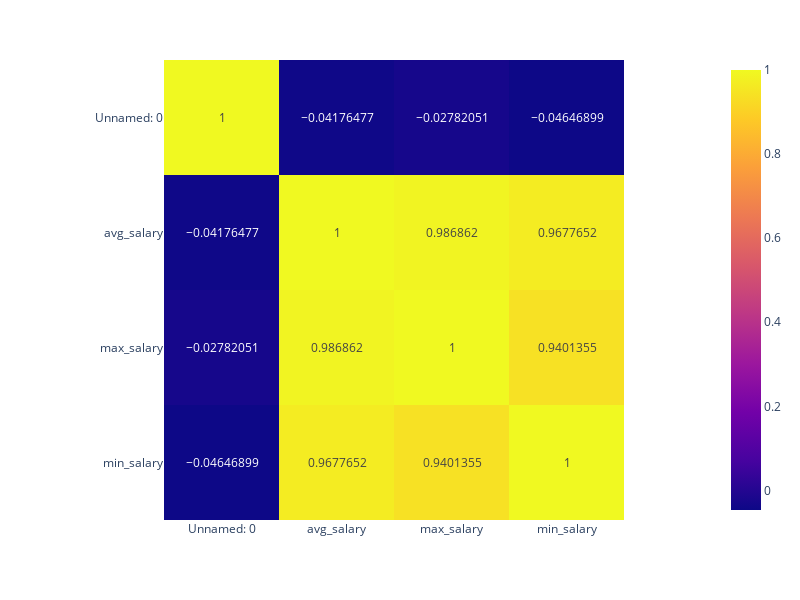

Here is the notebook cell this chart was saved with:
### Code cell
# display correlation heatmaps for the numerical columns
numerical_columns = salary_df.select_dtypes(include=['int64', 'float64']).columns

# exclude the boolean columns
numerical_columns = numerical_columns.difference(boolean_columns)

correlation_matrix = salary_df[numerical_columns].corr()

fig = px.imshow(correlation_matrix, text_auto=True, width=800, height=600)
fig.show()

# using matplotlib
# plt.figure(figsize=(12, 8))
# sns.heatmap(correlation_matrix)
# plt.show()

### Figure 1 — Plotly figure (JSON) as saved in the notebook; plotly's stock layout.template omitted (floating-point values rounded to 4 significant figures)
{"data": [{"coloraxis": "coloraxis", "hovertemplate": "x: %{x}<br>y: %{y}<br>color: %{z}<extra></extra>", "name": "0", "texttemplate": "%{z}", "type": "heatmap", "x": ["Unnamed: 0", "avg_salary", "max_salary", "min_salary"], "xaxis": "x", "y": ["Unnamed: 0", "avg_salary", "max_salary", "min_salary"], "yaxis": "y", "z": [[1, -0.04176, -0.02782, -0.04647], [-0.04176, 1, 0.9869, 0.9678], [-0.02782, 0.9869, 1, 0.9401], [-0.04647, 0.9678, 0.9401, 1]]}], "layout": {"coloraxis": {"colorscale": [[0, "#0d0887"], [0.1111, "#46039f"], [0.2222, "#7201a8"], [0.3333, "#9c179e"], [0.4444, "#bd3786"], [0.5556, "#d8576b"], [0.6667, "#ed7953"], [0.7778, "#fb9f3a"], [0.8889, "#fdca26"], [1, "#f0f921"]]}, "height": 600, "margin": {"t": 60}, "width": 800, "xaxis": {"anchor": "y", "constrain": "domain", "domain": [0, 1], "scaleanchor": "y"}, "yaxis": {"anchor": "x", "autorange": "reversed", "constrain": "domain", "domain": [0, 1]}}}
